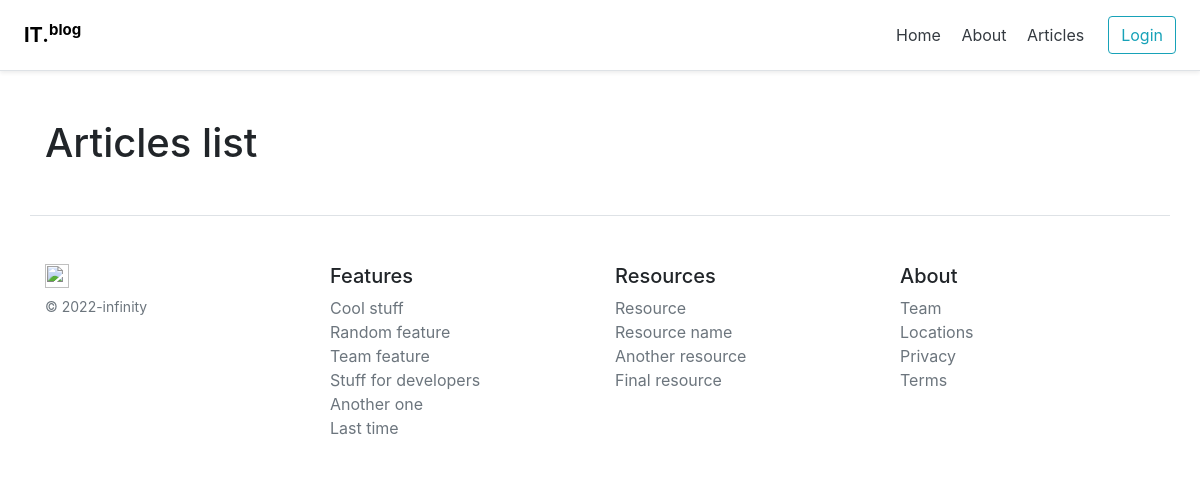
Page /posts on the earlier database version.
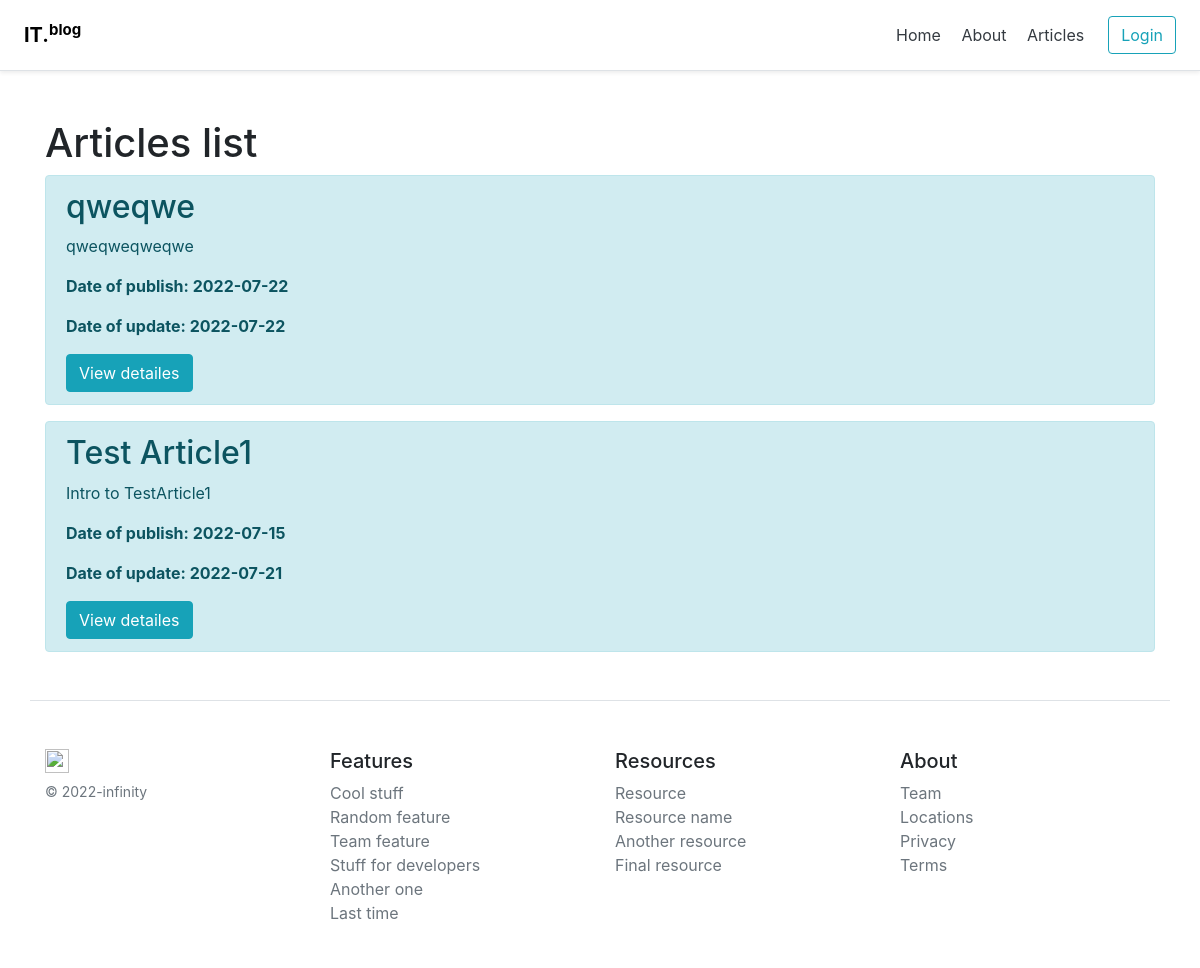
Same page on the later database version.
### models.py (models this page shows, shortened)
class Article(Base):
    __tablename__ = 'article'
    id = Column(Integer, primary_key=True, autoincrement=True)
    user_id = Column(Integer, ForeignKey('user.id'), nullable=False)
    title = Column(String(100), nullable=False)
    intro = Column(String(300), nullable=False)
    text = Column(Text, nullable=False)
    status = Column(Integer, ForeignKey('status.code'), nullable=False, default=1)
    dlm = Column(DateTime, default=datetime.utcnow)
    creation_date = Column(DateTime, default=datetime.utcnow)

### routes.py (the view)
@app.route('/posts')
def posts():
    articles = db.session.query(Article).order_by(Article.dlm.desc()).all()
    return render_template('posts.html', articles=articles)

### templates/posts.html (shortened to what this page needs)
{% extends 'base/base.html' %}
{% block body %}
    <div class="container mt-5">
        <h1> Articles list</h1>
        {% if articles|length > 0 %}
            {% for article in articles %}
                {% if article.status == 2 %}
                   <div class="alert alert-info">
                     <h2>{{ article.title }}</h2>
                     <p>{{ article.intro }}</p>
                     {% if article.dlm > article.creation_date %}
                        <p><strong>Date of publish: {{ article.creation_date.date() }}</strong></p>
                        <p><strong>Date of update: {{ article.dlm.date() }}</strong></p>
                     {% else %}
                        <p><strong>Date of publish: {{ article.creation_date.date() }}</strong></p>
                     {% endif %}
                     <a href="/posts/{{ article.id }}" class="btn btn-info">View detailes</a>
                   </div>
                {% endif %}
            {% endfor %}
        {% else %}
            <p>There is no articles yet</p>
        {% endif %}
    </div>
{% endblock %}

Differences in the rows shown:
added Article: title "qweqwe", intro "qweqweqweqwe", creation_date "2022-07-22", dlm "2022-07-22"
now on this page (row edited): Article: title "Test Article1", intro "Intro to TestArticle1", creation_date "2022-07-15", dlm "2022-07-21"
